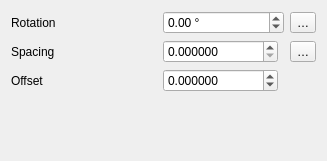
<?xml version="1.0" encoding="UTF-8"?>
<ui version="4.0">
 <class>WidgetLinePatternFill</class>
 <widget class="QWidget" name="WidgetLinePatternFill">
  <property name="geometry">
   <rect>
    <x>0</x>
    <y>0</y>
    <width>327</width>
    <height>161</height>
   </rect>
  </property>
  <property name="windowTitle">
   <string>Form</string>
  </property>
  <layout class="QGridLayout" name="gridLayout" columnstretch="0,1,0,0">
   <item row="0" column="0">
    <widget class="QLabel" name="mRotationLabel">
     <property name="text">
      <string>Rotation</string>
     </property>
    </widget>
   </item>
   <item row="0" column="3">
    <widget class="QgsPropertyOverrideButton" name="mAngleDDBtn">
     <property name="text">
      <string>…</string>
     </property>
    </widget>
   </item>
   <item row="1" column="0">
    <widget class="QLabel" name="mDistanceLabel">
     <property name="text">
      <string>Spacing</string>
     </property>
    </widget>
   </item>
   <item row="1" column="2">
    <layout class="QHBoxLayout" name="horizontalLayout">
     <item>
      <widget class="QgsDoubleSpinBox" name="mDistanceSpinBox">
       <property name="sizePolicy">
        <sizepolicy hsizetype="Minimum" vsizetype="Fixed">
         <horstretch>1</horstretch>
         <verstretch>0</verstretch>
        </sizepolicy>
       </property>
       <property name="decimals">
        <number>6</number>
       </property>
       <property name="maximum">
        <double>999999999.000000000000000</double>
       </property>
       <property name="singleStep">
        <double>0.200000000000000</double>
       </property>
       <property name="showClearButton" stdset="0">
        <bool>false</bool>
       </property>
      </widget>
     </item>
     <item>
      <widget class="QgsUnitSelectionWidget" name="mDistanceUnitWidget" native="true">
       <property name="minimumSize">
        <size>
         <width>0</width>
         <height>0</height>
        </size>
       </property>
       <property name="focusPolicy">
        <enum>Qt::StrongFocus</enum>
       </property>
      </widget>
     </item>
    </layout>
   </item>
   <item row="2" column="0">
    <widget class="QLabel" name="mOffsetLabel">
     <property name="text">
      <string>Offset</string>
     </property>
    </widget>
   </item>
   <item row="2" column="2">
    <layout class="QHBoxLayout" name="horizontalLayout_4">
     <item>
      <widget class="QgsDoubleSpinBox" name="mOffsetSpinBox">
       <property name="sizePolicy">
        <sizepolicy hsizetype="Minimum" vsizetype="Fixed">
         <horstretch>1</horstretch>
         <verstretch>0</verstretch>
        </sizepolicy>
       </property>
       <property name="decimals">
        <number>6</number>
       </property>
       <property name="minimum">
        <double>-999999999.000000000000000</double>
       </property>
       <property name="maximum">
        <double>999999999.000000000000000</double>
       </property>
       <property name="singleStep">
        <double>0.200000000000000</double>
       </property>
       <property name="showClearButton" stdset="0">
        <bool>true</bool>
       </property>
      </widget>
     </item>
     <item>
      <widget class="QgsUnitSelectionWidget" name="mOffsetUnitWidget" native="true">
       <property name="focusPolicy">
        <enum>Qt::StrongFocus</enum>
       </property>
      </widget>
     </item>
    </layout>
   </item>
   <item row="1" column="3">
    <widget class="QgsPropertyOverrideButton" name="mDistanceDDBtn">
     <property name="text">
      <string>…</string>
     </property>
    </widget>
   </item>
   <item row="0" column="2">
    <widget class="QgsDoubleSpinBox" name="mAngleSpinBox">
     <property name="wrapping">
      <bool>true</bool>
     </property>
     <property name="suffix">
      <string> °</string>
     </property>
     <property name="minimum">
      <double>-360.000000000000000</double>
     </property>
     <property name="maximum">
      <double>360.000000000000000</double>
     </property>
     <property name="singleStep">
      <double>0.500000000000000</double>
     </property>
     <property name="showClearButton" stdset="0">
      <bool>true</bool>
     </property>
    </widget>
   </item>
   <item row="3" column="2">
    <spacer name="verticalSpacer">
     <property name="orientation">
      <enum>Qt::Vertical</enum>
     </property>
     <property name="sizeHint" stdset="0">
      <size>
       <width>20</width>
       <height>40</height>
      </size>
     </property>
    </spacer>
   </item>
  </layout>
 </widget>
 <customwidgets>
  <customwidget>
   <class>QgsDoubleSpinBox</class>
   <extends>QDoubleSpinBox</extends>
   <header>qgsdoublespinbox.h</header>
  </customwidget>
  <customwidget>
   <class>QgsPropertyOverrideButton</class>
   <extends>QToolButton</extends>
   <header>qgspropertyoverridebutton.h</header>
  </customwidget>
  <customwidget>
   <class>QgsUnitSelectionWidget</class>
   <extends>QWidget</extends>
   <header>qgsunitselectionwidget.h</header>
   <container>1</container>
  </customwidget>
 </customwidgets>
 <tabstops>
  <tabstop>mAngleSpinBox</tabstop>
  <tabstop>mAngleDDBtn</tabstop>
  <tabstop>mDistanceSpinBox</tabstop>
  <tabstop>mDistanceUnitWidget</tabstop>
  <tabstop>mDistanceDDBtn</tabstop>
  <tabstop>mOffsetSpinBox</tabstop>
  <tabstop>mOffsetUnitWidget</tabstop>
 </tabstops>
 <resources/>
 <connections/>
</ui>
